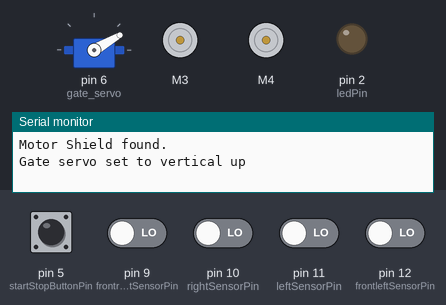
Simulated run of this sketch. Board: Arduino Uno, built with avr-gcc and run on an emulated ATmega328P. Parts: servo, 2 × DC motor (green arrow = forward, orange = backward, longer = faster), output pins drawn as LEDs (lit = HIGH), the last lines printed to the serial monitor. The inputs (shaded band) are chosen by the test bench; at power-on: pin 5 (startStopButtonPin) HIGH, pin 9 (frontrightSensorPin), pin 10 (rightSensorPin), pin 11 (leftSensorPin), pin 12 (frontleftSensorPin) LOW.

Above: at 1.2 s.
1.3 s: pin 5 (startStopButtonPin) pulled LOW for 0.15 s
At 2.4 s:
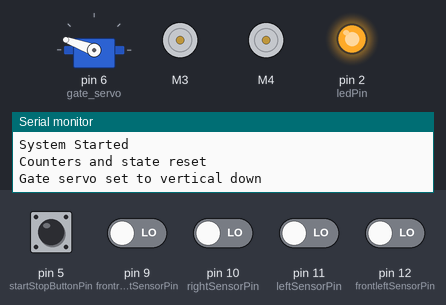
4.4 s: pin 5 (startStopButtonPin) pulled LOW for 1 s
At 4.9 s:
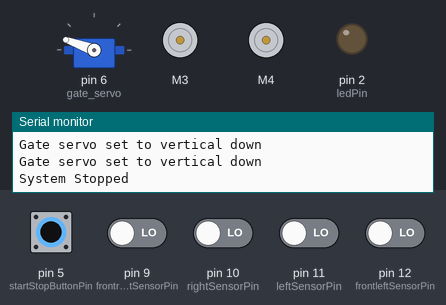
6.9 s: pin 5 (startStopButtonPin) driven LOW and pin 9 (frontrightSensorPin) driven HIGH and pin 10 (rightSensorPin) driven HIGH and pin 11 (leftSensorPin) driven HIGH and pin 12 (frontleftSensorPin) driven HIGH
At 9.1 s:
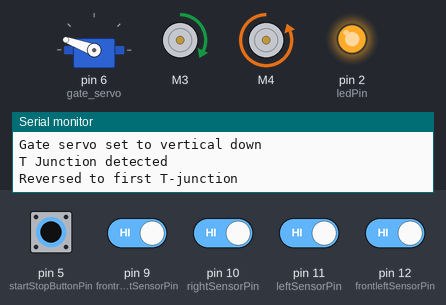
9.9 s: pin 9 (frontrightSensorPin) driven LOW
At 12.5 s:
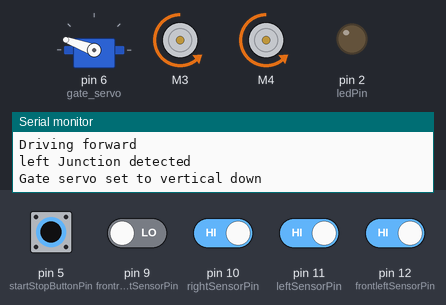
12.8 s: pin 10 (rightSensorPin) driven LOW
At 14.46 s:
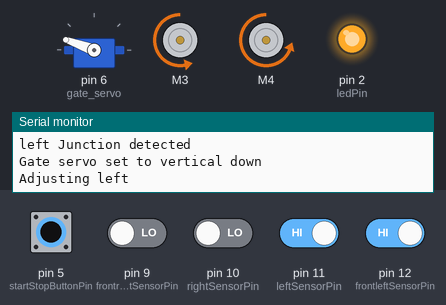
15.8 s: pin 9 (frontrightSensorPin) driven HIGH
At 17.4 s:
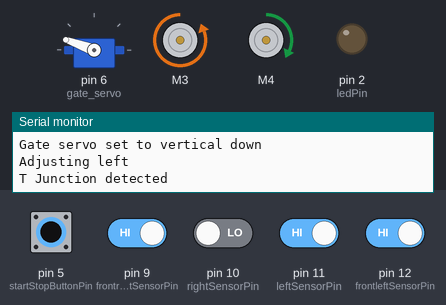
Timing chart, 0 to 18.6 s (numbered marks = the images above; inputs shaded):
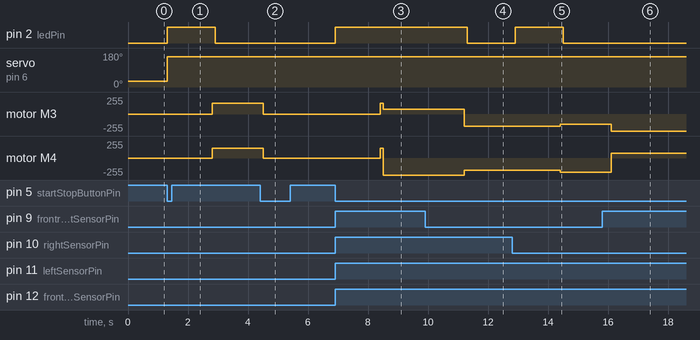

The sketch:

sketch_nov4b.ino
```cpp
#include <Adafruit_MotorShield.h>
#include <Servo.h>  // Include Servo library
#include <Wire.h>   // Include Wire library for I2C


// Create the motor shield object
Adafruit_MotorShield AFMS = Adafruit_MotorShield();
Adafruit_DCMotor *right_motor = AFMS.getMotor(3);  // Motor on port 3 (right motor)
Adafruit_DCMotor *left_motor = AFMS.getMotor(4);   // Motor on port 4 (left motor)

// Servo objects
Servo gate_servo;  // Create gate servo

// Line sensor pins
int leftSensorPin = 11;
int rightSensorPin = 10;
int frontrightSensorPin = 9;
int frontleftSensorPin = 12;

// Button and LED pins
int startStopButtonPin = 5; // Start/stop button
int ledPin = 2;             // LED for flashing indicator

// System state variables
bool systemRunning = false;  // Tracks if the system is running
int lastButtonState = HIGH;  // Stores the previous button state for edge detection
bool from1to2Complete = false; // Indicates completion of goFrom1to2

// LED flashing timing variables
unsigned long previousMillis = 0;
const long ledInterval = 200;  // LED blink interval in milliseconds

// Sensor variables
int leftVal = 0;
int rightVal = 0;
int frontrightVal = 0;
int frontleftVal = 0;
int tJunctionCount = 0;
int right_turn_counter = 0;
int left_turn_counter = 0;

int onetotwocomplete = 0;
bool initialMoveDone = false;   // Tracks if initial move is complete
bool leftTurnDone = false;
bool rightTurnDone = false;
bool rightTurnDone2 = false;
bool rightTurnDone3 = false;
bool rightTurnDone4 = false;    // Tracks if initial left turn is complete
bool tJunctionDetected = false; // Ensures each T-junction is only counted once

// Function prototypes
void course_correction();
void right_turn();
void left_turn();
void junction_checker();
void goFrom1to2();
void goFrom2to4();
void setGateServoUp();
void setGateServoHorizontal();
void setGateServoDown();

void setup() {
  Serial.begin(9600);
  Serial.println("Adafruit Motorshield v2 - Dual Line Sensor Controlled Motors!");

  if (!AFMS.begin()) {
    Serial.println("Could not find Motor Shield. Check wiring.");
    while (1);
  }
  Serial.println("Motor Shield found.");

  // Set up pins
  pinMode(leftSensorPin, INPUT);
  pinMode(rightSensorPin, INPUT);
  pinMode(frontrightSensorPin, INPUT);
  pinMode(frontleftSensorPin, INPUT);
  pinMode(startStopButtonPin, INPUT_PULLUP); // Use internal pull-up for button
  pinMode(ledPin, OUTPUT);

  // Attach and initialize gate servo
  gate_servo.attach(6);
  setGateServoUp();  // Start with gate servo in the up position

  // Set initial motor speeds
  right_motor->setSpeed(158);  // Max speed for right motor
  left_motor->setSpeed(150);   // Max speed for left motor
}

void loop() {
  // Read the button state
  int buttonState = digitalRead(startStopButtonPin);

  // Check if the button state changed from HIGH to LOW
  if (buttonState == LOW && lastButtonState == HIGH) {
    systemRunning = !systemRunning;  // Toggle system running state
    Serial.println(systemRunning ? "System Started" : "System Stopped");

    // Reset counters and state variables
    if (systemRunning) {
      tJunctionCount = 0;
      right_turn_counter = 0;
      left_turn_counter = 0;
      onetotwocomplete = 0;
      initialMoveDone = false;
      leftTurnDone = false;
      tJunctionDetected = false;
      from1to2Complete = false; // Reset completion flag for goFrom1to2
      Serial.println("Counters and state reset");
    }
  }

  // Update last button state
  lastButtonState = buttonState;

  // LED flashing indicator when system is running, using millis() instead of delay()
  if (systemRunning) {
    unsigned long currentMillis = millis();
    if (currentMillis - previousMillis >= ledInterval) {
      previousMillis = currentMillis;
      digitalWrite(ledPin, !digitalRead(ledPin)); // Toggle LED state
    }
    goFrom2to4();
    // Perform the sequence of operations
    //if (!from1to2Complete) {
        // Keep gate servo up before starting goFrom1to2
      //goFrom1to2();
        // Mark goFrom1to2 as complete
    //} else {
        // Set gate servo down after goFrom1to2 completes
      //goFrom2to4();  // Execute goFrom2to4 after setting servo down
     // Stop the system after completing the sequence
    //}
  } else {
    // If system is stopped, turn off motors and LED
    left_motor->run(RELEASE);
    right_motor->run(RELEASE);
    digitalWrite(ledPin, LOW); // Ensure LED is off when stopped
  }
}

void course_correction() {
  int baseSpeed = 180;
  int adjustment = 30;

  if (leftVal == HIGH && rightVal == HIGH) {
    right_motor->setSpeed(baseSpeed);
    left_motor->setSpeed(baseSpeed);
    right_motor->run(BACKWARD);
    left_motor->run(BACKWARD);
    Serial.println("Driving forward");
  }
  else if (leftVal == LOW && rightVal == HIGH) {
    right_motor->setSpeed(baseSpeed + adjustment);
    left_motor->setSpeed(baseSpeed - adjustment);
    right_motor->run(BACKWARD);
    left_motor->run(BACKWARD);
    Serial.println("Adjusting right");
  }
  else if (leftVal == HIGH && rightVal == LOW) {
    right_motor->setSpeed(baseSpeed - adjustment);
    left_motor->setSpeed(baseSpeed + adjustment);
    right_motor->run(BACKWARD);
    left_motor->run(BACKWARD);
    Serial.println("Adjusting left");
  }
  else {
    right_motor->run(RELEASE);
    left_motor->run(RELEASE);
    Serial.println("Stopping or off track");
  }
}

void right_turn() {
  left_motor->setSpeed(50);
  right_motor->setSpeed(250);
  right_motor->run(BACKWARD);
  left_motor->run(FORWARD);
  Serial.println("Turning right");
  delay(2700);
  right_motor->run(RELEASE);
  left_motor->run(RELEASE);
}

void left_turn() {
  left_motor->setSpeed(235);
  right_motor->setSpeed(50);
  right_motor->run(FORWARD);
  left_motor->run(BACKWARD);
  Serial.println("Turning left");
  delay(2900);
  right_motor->run(RELEASE);
  left_motor->run(RELEASE);
}


void junction_checker() {
  if (frontrightVal == HIGH && frontleftVal == LOW) {
    delay(100);
  } else if (frontrightVal == LOW && frontleftVal == HIGH) {
    delay(100);
  } else {
    delay(100) ;
  }

  leftVal = digitalRead(leftSensorPin);
  rightVal = digitalRead(rightSensorPin);
  frontrightVal = digitalRead(frontrightSensorPin);
  frontleftVal = digitalRead(frontleftSensorPin);

  // 检查T形路口，仅当tJunctionDetected为false时进行计数
  if (frontrightVal == HIGH && frontleftVal == HIGH && !tJunctionDetected) {
    tJunctionCount++;
    tJunctionDetected = true;  // 避免重复检测
    Serial.println("T Junction detected");
  }
  else if (frontrightVal == LOW || frontleftVal == LOW) {
    tJunctionDetected = false;  // 重置T形路口检测状态
  }
  if (frontrightVal == HIGH && frontleftVal == LOW) {
    right_turn_counter++ ;
    Serial.println("Right Junction detected");
  }
  if (frontrightVal == LOW && frontleftVal == HIGH ) {
    left_turn_counter++ ;
    Serial.println("left Junction detected");
  }
}

// Modified goFrom2to4 with specific left and right turn parameters
void goFrom2to4() {
  static bool reversedToFirstJunction = false;
  static bool firstLeftTurnDone = false;
  static bool firstRightTurnDone = false;
  static bool finalStopDone = false;

  // Step 1: Reverse until reaching the first T-junction
  setGateServoDown();  // Ensure the servo is down before starting
  delay(1500);  // Delay to allow servo movement

  if (!reversedToFirstJunction && !finalStopDone) {
    right_motor->setSpeed(158);
    left_motor->setSpeed(145);
    right_motor->run(FORWARD);
    left_motor->run(FORWARD);

    junction_checker();  // Check for T-junction

    if (tJunctionCount == 1) {
      right_motor->run(RELEASE);
      left_motor->run(RELEASE);
      reversedToFirstJunction = true;
      tJunctionDetected = false;  // Reset detection for the next junctions
      Serial.println("Reversed to first T-junction");
    }
  }

  // Step 2: Custom left turn at first T-junction
  if (reversedToFirstJunction && !firstLeftTurnDone && !finalStopDone) {
    left_motor->setSpeed(255);   // Increase speed for sharper turn
    right_motor->setSpeed(70);   // Slightly slower speed for controlled turn
    right_motor->run(FORWARD);
    left_motor->run(BACKWARD);
    delay(2700);  // Adjust delay for sharper turn
    right_motor->run(RELEASE);
    left_motor->run(RELEASE);

    firstLeftTurnDone = true;
    tJunctionDetected = false;   // Reset detection for the next junctions
    Serial.println("Left turn at first T-junction complete");
  }

  // Step 3: Move forward to the next T-junction and custom right turn
  if (firstLeftTurnDone && !firstRightTurnDone && !finalStopDone) {
    course_correction();
    junction_checker();

    if (tJunctionCount == 2) {
      right_motor->run(RELEASE);
      left_motor->run(RELEASE);

      // Perform a custom right turn
      left_motor->setSpeed(70);
      right_motor->setSpeed(255);
      right_motor->run(BACKWARD);
      left_motor->run(FORWARD);
      delay(2700);  // Adjust delay for sharper turn
      right_motor->run(RELEASE);
      left_motor->run(RELEASE);

      firstRightTurnDone = true;
      tJunctionDetected = false;
      Serial.println("Right turn at second T-junction complete");
    }
  }

  // Step 4: Move forward and stop at third T-junction
  if (firstRightTurnDone && !finalStopDone) {
    course_correction();
    junction_checker();

    if (tJunctionCount == 3) {
      right_motor->run(RELEASE);
      left_motor->run(RELEASE);
      finalStopDone = true;
      Serial.println("Stopped at final T-junction");
      setGateServoUp();  // Move the servo up at the end
    }
  }
}


void goFrom2to8() {
  static bool reversedToFirstJunction = false;  // Tracks if reversing to the first T-junction is complete
  static bool firstLeftTurnDone = false;        // Tracks if the first left turn is complete
  static bool secondLeftTurnDone = false;       // Tracks if the second left turn is complete
  static bool thirdRightTurnDone = false;       // Tracks if the third right turn is complete
  static bool rightTurnCornerIgnored = false;   // Tracks if the right-turn corner is ignored
  static bool reachedFinalCorner = false;       // Tracks if the final corner has been reached for stopping
  unsigned long cornerStartTime = 0;            // Tracks the start time after detecting the final corner

  // Step 1: Reverse until reaching the first T-junction, then perform a custom left turn
  if (!reversedToFirstJunction) {
    right_motor->setSpeed(158);  // Set speed similar to goFrom2to4
    left_motor->setSpeed(145);
    right_motor->run(FORWARD);   // Reverse by running motors forward
    left_motor->run(FORWARD);
    tJunctionCount == 0;
    junction_checker();  // Check for T-junctions

    if (tJunctionCount == 1) { // Stop when the first T-junction is detected
      right_motor->run(RELEASE);
      left_motor->run(RELEASE);

      // Custom left turn parameters as in goFrom2to4
      left_motor->setSpeed(255);  // Higher speed for sharper left turn
      right_motor->setSpeed(60);
      right_motor->run(FORWARD);
      left_motor->run(BACKWARD);
      delay(2700);                // Adjusted delay for full turn
      right_motor->run(RELEASE);
      left_motor->run(RELEASE);

      reversedToFirstJunction = true;
      firstLeftTurnDone = true;
      tJunctionDetected = false;  // Reset T-junction detection
      Serial.println("Reversed to first T-junction and left turn complete");
    }
  }

  // Step 2: Go straight to the next T-junction and perform a left turn
  if (firstLeftTurnDone && !secondLeftTurnDone) {
    course_correction();
    junction_checker();

    if (tJunctionCount == 2) {
      right_motor->run(RELEASE);
      left_motor->run(RELEASE);

      // Perform a standard left turn for this step
      left_turn();
      secondLeftTurnDone = true;
      tJunctionDetected = false;  // Reset T-junction detection
      Serial.println("Second left turn at T-junction complete");
    }
  }

  // Step 3: Ignore the next two T-junctions
  if (secondLeftTurnDone) {
    course_correction();
    junction_checker();

    if (tJunctionCount == 3 || tJunctionCount == 4) {
      course_correction();
      Serial.println("Ignoring T-junction");
      tJunctionDetected = false;  // Reset T-junction detection for ignored junctions
    }
  }

  // Step 4: Perform a right turn at the third T-junction after ignoring two
  if (!thirdRightTurnDone) {
    junction_checker();

    if (tJunctionCount == 7) {
      right_motor->run(RELEASE);
      left_motor->run(RELEASE);
      right_turn();
      thirdRightTurnDone = true;
      tJunctionDetected = false;  // Reset T-junction detection after turn
      Serial.println("Right turn at third T-junction complete");
    }
  }

  // Step 5: Ignore the next right-turn corner
  if (thirdRightTurnDone) {
    course_correction();
    }
}

// Helper function to detect right-turn corners
bool detectRightTurnCorner() {
  return (frontrightVal == HIGH && frontleftVal == LOW);
}

// Helper function to detect regular corners
bool detectRegularCorner() {
  return (frontrightVal == LOW && frontleftVal == LOW);  // Modify based on your corner detection criteria
}

void goFrom4to2() {
  static bool initialStraightDone = false;
  static bool firstRightTurnDone = false;
  static int rightTurnCornerCount = 0;
  static bool reachedEndOfCourse = false;
  // Step 1: Initial straight movement until the second T-junction, then perform a right turn
  if (!initialStraightDone) {
    course_correction();
    junction_checker();

    if (tJunctionCount == 2) {
      right_motor->run(RELEASE);
      left_motor->run(RELEASE);
      right_turn();
      firstRightTurnDone = true;
      initialStraightDone = true;
      tJunctionDetected = false;
      Serial.println("Right turn at second T-junction complete");
    }
  }

  // Step 2: Move forward until reaching the first right-turn corner, then turn right
  if (firstRightTurnDone && rightTurnCornerCount == 0) {
    course_correction();
    if (detectRightTurnCorner()) {
      right_motor->run(RELEASE);
      left_motor->run(RELEASE);
      right_turn();
      rightTurnCornerCount++;
      Serial.println("Right turn at first right-turn corner complete");
    }
  }

  // Step 3: Move forward to the second right-turn corner, then turn right
  if (rightTurnCornerCount == 1) {
    course_correction();
    if (detectRightTurnCorner()) {
      right_motor->run(RELEASE);
      left_motor->run(RELEASE);
      right_turn();
      rightTurnCornerCount++;
      Serial.println("Right turn at second right-turn corner complete");
    }
  }

  // Step 4: Move forward to the third right-turn corner, then turn right
  if (rightTurnCornerCount == 2) {
    course_correction();
    if (detectRightTurnCorner()) {
      right_motor->run(RELEASE);
      left_motor->run(RELEASE);
      right_turn();
      rightTurnCornerCount++;
      Serial.println("Right turn at third right-turn corner complete");
    }
  }

  // Step 5: Continue forward until `course_correction` loses the white line, then stop
  if (rightTurnCornerCount == 3 && !reachedEndOfCourse) {
    course_correction();

    // Check if course_correction detects no white line
    if (!isOnTrack()) {
      right_motor->run(RELEASE);
      left_motor->run(RELEASE);
      reachedEndOfCourse = true;
      Serial.println("Stopped as course correction detects no white line");
    }
  }
}


// Helper function to check if on track (white line detected)
bool isOnTrack() {
  leftVal = digitalRead(leftSensorPin);
  rightVal = digitalRead(rightSensorPin);
  return (leftVal == HIGH || rightVal == HIGH);
}
void goFrom1to2() {

  // 第一步：前进1秒
  if (!initialMoveDone) {
    right_motor->setSpeed(200);
    left_motor->setSpeed(200);
    right_motor->run(BACKWARD);
    left_motor->run(BACKWARD);
    delay(2000);
    initialMoveDone = true;
    Serial.println("Initial forward move complete");
  }

  // 检查 T形路口
  junction_checker();
  course_correction() ;

  // 第二步：到达第一个 T形路口后左转
  if (tJunctionCount == 2 && !leftTurnDone) {
    right_motor->run(RELEASE);
    left_motor->run(RELEASE);
    left_turn();
    leftTurnDone = true;
    tJunctionDetected = false; // 重置T形路口检测状态
    Serial.println("Left turn complete");

  }

  // 第三步：执行左转后的 course_correction 直到第二个 T形路口，然后右转
//Processing Adafruit SSD130
  if (leftTurnDone == true) {
    course_correction(); // 在左转后继续前进
  }
  if (tJunctionCount == 3 && !rightTurnDone) {
    right_motor->run(RELEASE);
    left_motor->run(RELEASE);
    right_turn();
    rightTurnDone = true;
    tJunctionDetected = false; // 重置T形路口检测状态
    //tJunctionAfterLeftTurn = tJunction; // 重置左转后计数，准备继续检测T形路口
    Serial.println("right turn complete second junction");
    tJunctionCount = 0 ;
  }


  if ((right_turn_counter == 5) && !rightTurnDone2) {
    right_motor->run(RELEASE);
    left_motor->run(RELEASE);
    right_turn();
    rightTurnDone2 = true;
    Serial.println("right turn complete forth junction");
  }
  if (rightTurnDone2 == true) {
    course_correction(); // 在左转后继续前进
  }

  if ((right_turn_counter == 6) && !rightTurnDone3) {
    right_motor->run(RELEASE);
    left_motor->run(RELEASE);
    right_turn();
    rightTurnDone3 = true;
    Serial.println("right turn complete forth junction");
  }
  if (rightTurnDone3 == true) {
    course_correction(); // 在左转后继续前进
  }
  if ((right_turn_counter == 7) && !rightTurnDone4) {
    right_motor->run(RELEASE);
    left_motor->run(RELEASE);
    left_motor->setSpeed(70);
    right_motor->setSpeed(255);
    right_motor->run(BACKWARD);
    left_motor->run(FORWARD);
    delay(2600);  // Increased delay for full turn, adjust as needed
    right_motor->run(RELEASE);
    left_motor->run(RELEASE);
    rightTurnDone4 = true;
    Serial.println("right turn complete forth junction");
  }
  if (rightTurnDone4 == true) {
    course_correction();
    delay(2200);
    from1to2Complete = true;
  }
}
void setGateServoUp() {
  gate_servo.write(30);  // Set servo to 0 degrees
  Serial.println("Gate servo set to vertical up");
}

// Function to set gate_servo to horizontal position
void setGateServoHorizontal() {
  gate_servo.write(90);  // Set servo to 90 degrees
  Serial.println("Gate servo set to horizontal");
}

// Function to set gate_servo to vertical down position
void setGateServoDown() {
  gate_servo.write(160);  // Set servo to 180 degrees
  Serial.println("Gate servo set to vertical down");
}
void oneighty_turn() {
  left_motor->setSpeed(235);
  right_motor->setSpeed(235);
  right_motor->run(FORWARD);
  left_motor->run(BACKWARD);
  Serial.println("Turning left");
  delay(2900);
  right_motor->run(RELEASE);
  left_motor->run(RELEASE);
}
```

Measured:
- after the input at 1.3 s, pin 2 (ledPin): LOW → HIGH at once, → LOW 1.6 s later; servo on pin 6 (gate_servo): 30° → 160° at once; motor M3: stopped → forward 158/255 after 1.5 s; motor M4: stopped → forward 145/255 after 1.5 s
- after the input at 4.4 s, pin 2 (ledPin): stays LOW (without the input it goes to HIGH after 0.11 s); motor M3: forward 158/255 → stopped after 0.11 s; motor M4: forward 145/255 → stopped after 0.11 s
- after the input at 6.9 s, pin 2 (ledPin): LOW → HIGH at once; motor M3: stopped → forward 158/255 after 1.5 s, → forward 70/255 0.10 s later; motor M4: stopped → forward 145/255 after 1.5 s, → backward 255/255 0.10 s later
- after the input at 9.9 s, pin 2 (ledPin): HIGH → LOW after 1.4 s; motor M3, motor M4: goes on until 11.2 s, then stays backward 180/255
- after the input at 12.8 s, motor M3: backward 180/255 → backward 150/255 after 1.6 s; motor M4: backward 180/255 → backward 210/255 after 1.6 s
- after the input at 15.8 s, pin 2 (ledPin): stays LOW (without the input it goes to HIGH after 0.31 s); motor M3: backward 150/255 → backward 255/255 after 0.31 s; motor M4: backward 210/255 → forward 70/255 after 0.31 s
